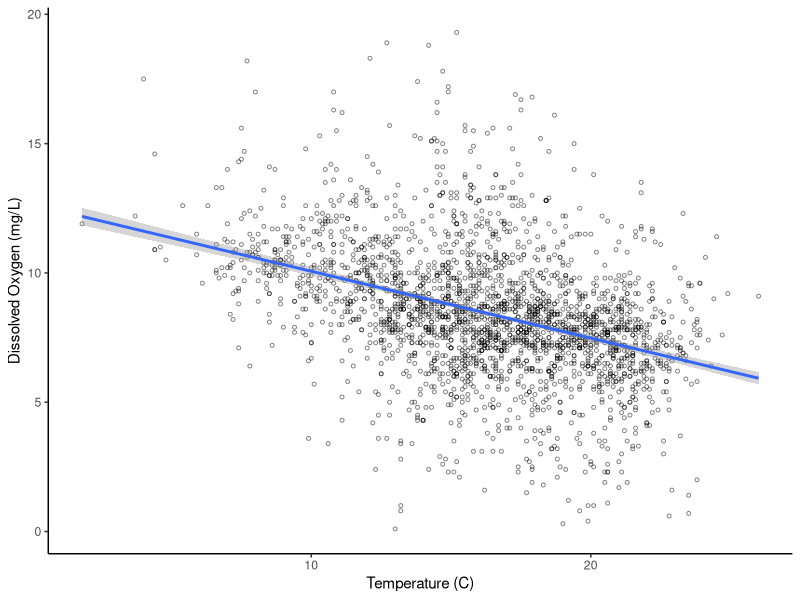
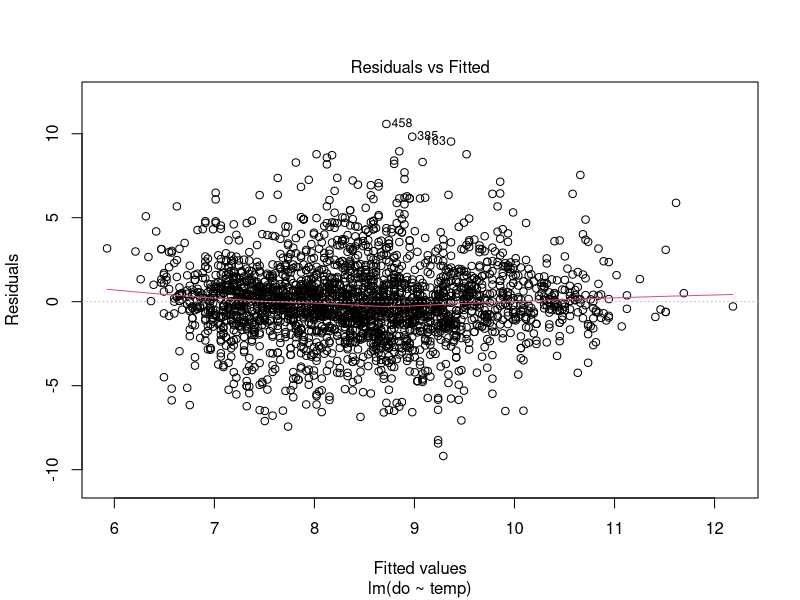
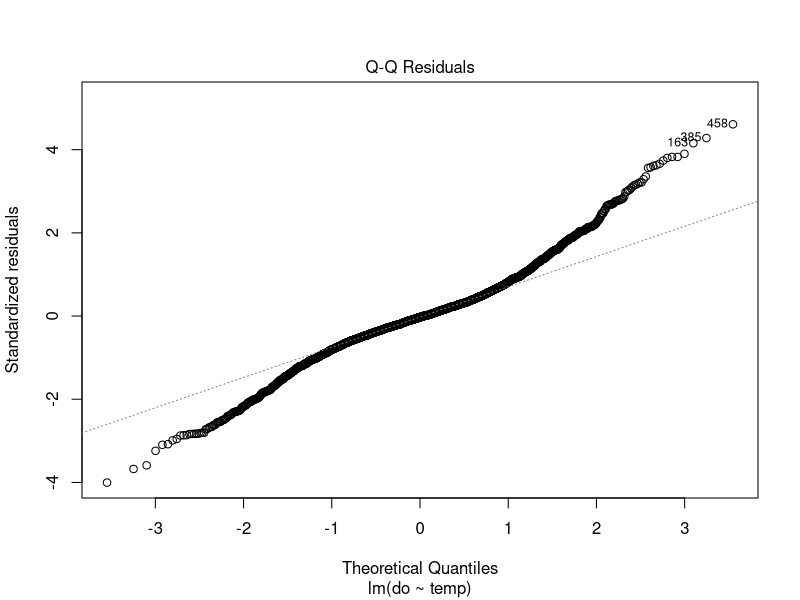
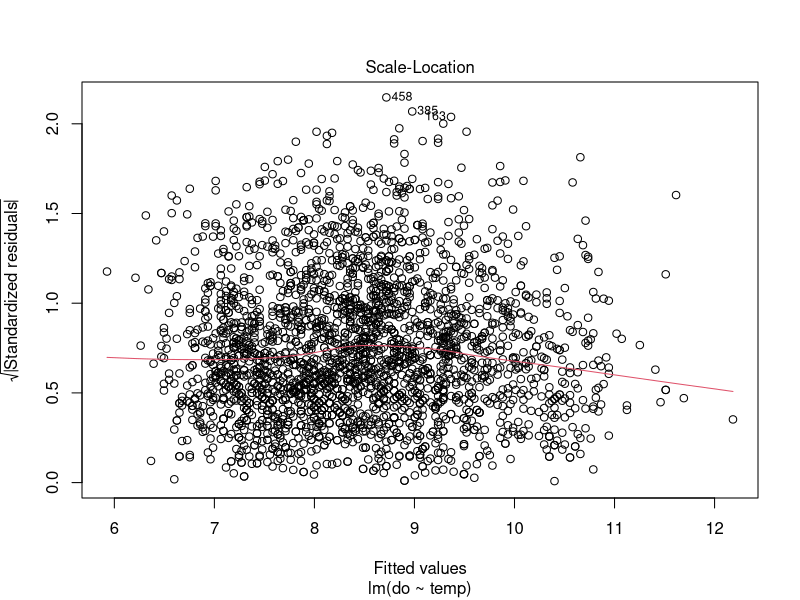
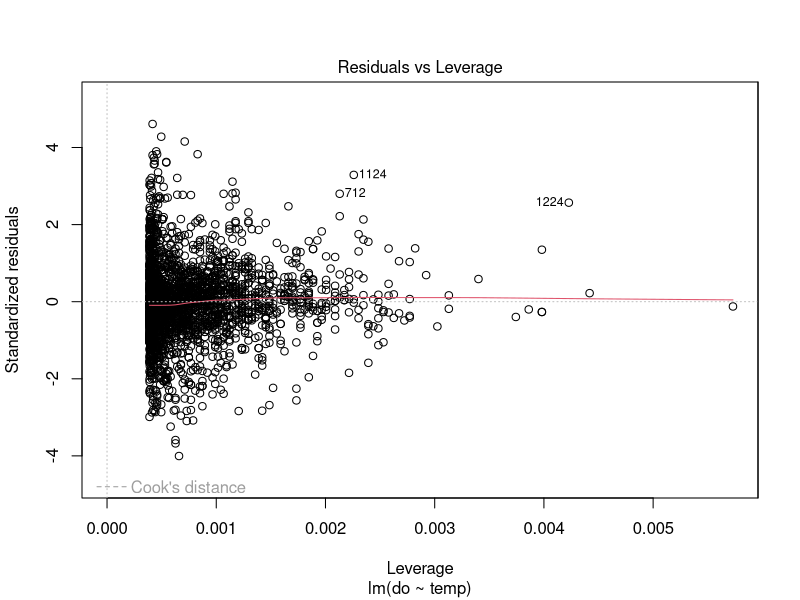
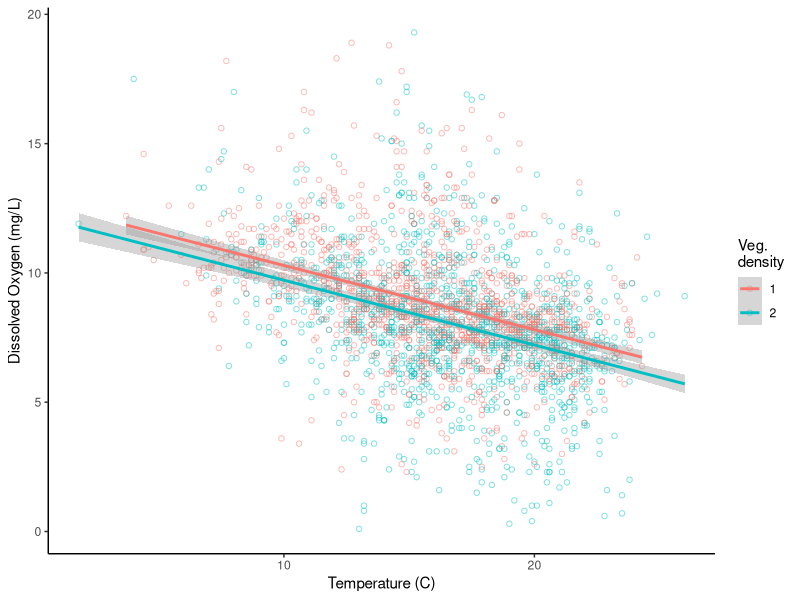

Write the R code that produced these figures, in order.
## ---- chunk 1
library(tidyverse)

umr_wide <- read_csv("data/umr_counts_wide.csv")

umr_sub <- umr_wide %>%
  filter(do < 20, 
         !is.na(vegd))
## ---- chunk 2
ggplot(umr_sub, 
       aes(temp, do))+
  geom_point(alpha = .5, pch = 21, size = 1)+
  geom_smooth(method = "lm") +
  labs(x = "Temperature (C)", y = "Dissolved Oxygen (mg/L)")+
  theme_classic()

## ---- chunk 3
lm.mod <- lm(do ~ temp,
           data = umr_sub)
## ---- chunk 4
mod_summ <- summary(lm.mod)
mod_summ
## ---- chunk 5
plot(lm.mod, which = 1)
## ---- chunk 6
plot(lm.mod, which = 2)
## ---- chunk 7
plot(lm.mod, which = 3)
## ---- chunk 8
plot(lm.mod, which = 5)
## ---- chunk 9
umr_sub <- mutate(umr_sub, 
                  vegd = as.factor(vegd))
## ---- chunk 10
ggplot(umr_sub, 
       aes(temp, do, color = vegd))+
  geom_point(alpha = .5, pch = 21, size = 1.5)+
  geom_smooth(method = "lm")+
  labs(x = "Temperature (C)", y = "Dissolved Oxygen (mg/L)", color = "Veg.\ndensity")+
  theme_classic()
## ---- chunk 11
ancov.mod <- lm(do ~ temp + vegd, 
                data = umr_sub)

summary(ancov.mod)
